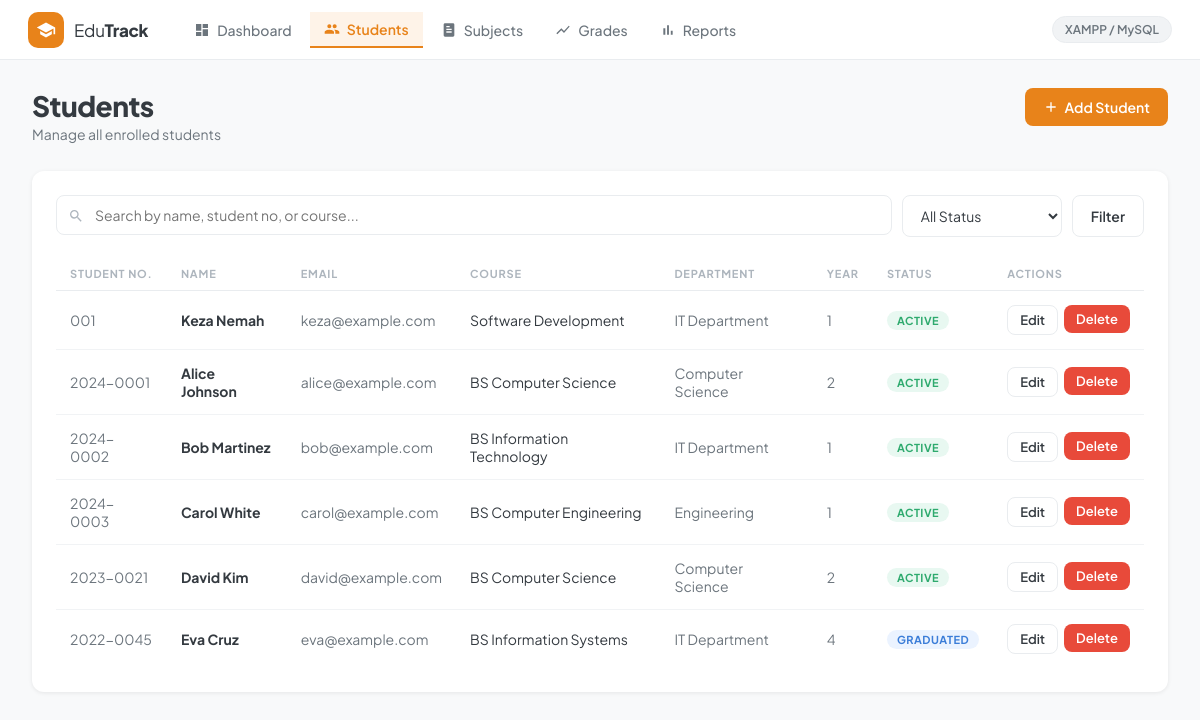
The app's page /pages/students.php with its own data.
### tables this page shows
CREATE TABLE IF NOT EXISTS students (
    id INT AUTO_INCREMENT PRIMARY KEY,
    student_no VARCHAR(20) UNIQUE NOT NULL,
    name VARCHAR(100) NOT NULL,
    email VARCHAR(100) UNIQUE NOT NULL,
    course VARCHAR(100) NOT NULL,
    department VARCHAR(100),
    year_level INT DEFAULT 1,
    status ENUM('active', 'inactive', 'graduated') DEFAULT 'active',
    enrolled_date DATE DEFAULT (CURRENT_DATE),
    created_at TIMESTAMP DEFAULT CURRENT_TIMESTAMP
);

### pages/students.php (the view, shortened to what this page needs)
<?php
$conn = getConnection();
$search = trim($_GET['search'] ?? '');
$sql = "SELECT * FROM students WHERE 1=1";
$sql .= " ORDER BY created_at DESC";
$students = $conn->query($sql);
include '../includes/header.php';
?>
<div class="page-header">
    <div>
        <h1>Students</h1>
        <p>Manage all enrolled students</p>
    </div>
    <button class="btn btn-primary" onclick="document.getElementById('addModal').classList.add('open')">
        <svg width="16" height="16" viewBox="0 0 24 24" fill="currentColor"><path d="M19 13h-6v6h-2v-6H5v-2h6V5h2v6h6v2z"/></svg>
        Add Student
    </button>
</div>
<div class="card">
    <form method="GET" class="search-bar" style="margin-bottom:20px">
        <div class="search-input-wrap">
            <svg width="16" height="16" viewBox="0 0 24 24" fill="currentColor"><path d="M15.5 14h-.79l-.28-.27A6.471 6.471 0 0 0 16 9.5 6.5 6.5 0 1 0 9.5 16c1.61 0 3.09-.59 4.23-1.57l.27.28v.79l5 4.99L20.49 19l-4.99-5zm-6 0C7.01 14 5 11.99 5 9.5S7.01 5 9.5 5 14 7.01 14 9.5 11.99 14 9.5 14z"/></svg>
            <input type="text" name="search" placeholder="Search by name, student no, or course..." value="<?= htmlspecialchars($search) ?>">
        </div>
        <select name="status" style="width:160px">
            <option value="">All Status</option>
        </select>
        <button type="submit" class="btn btn-secondary">Filter</button>
    </form>
    <div class="table-wrapper">
        <table>
            <thead>
                <tr>
                    <th>Student No.</th>
                    <th>Name</th>
                    <th>Email</th>
                    <th>Course</th>
                    <th>Department</th>
                    <th>Year</th>
                    <th>Status</th>
                    <th>Actions</th>
                </tr>
            </thead>
            <tbody>
                <?php if ($students->num_rows === 0): ?>
                <tr><td colspan="8">
                    <div class="empty-state">
                        <svg width="40" height="40" viewBox="0 0 24 24" fill="currentColor"><path d="M16 11c1.66 0 2.99-1.34 2.99-3S17.66 5 16 5c-1.66 0-3 1.34-3 3s1.34 3 3 3zm-8 0c1.66 0 2.99-1.34 2.99-3S9.66 5 8 5C6.34 5 5 6.34 5 8s1.34 3 3 3z"/></svg>
                        <p>No students found.</p>
                    </div>
                </td></tr>
                <?php else: ?>
                <?php while ($s = $students->fetch_assoc()): ?>
                <tr>
                    <td class="td-light"><?= htmlspecialchars($s['student_no']) ?></td>
                    <td class="td-name"><?= htmlspecialchars($s['name']) ?></td>
                    <td class="td-light"><?= htmlspecialchars($s['email']) ?></td>
                    <td><?= htmlspecialchars($s['course']) ?></td>
                    <td class="td-light"><?= htmlspecialchars($s['department']) ?></td>
                    <td class="td-light"><?= $s['year_level'] ?></td>
                    <td><span class="badge badge-<?= $s['status'] ?>"><?= strtoupper($s['status']) ?></span></td>
                    <td>
                        <div class="action-btns">
                            <button class="btn btn-secondary btn-sm" onclick="openEdit(<?= htmlspecialchars(json_encode($s)) ?>)">Edit</button>
                            <form method="POST" style="display:inline" onsubmit="return confirm('Delete this student?')">
                                <button type="submit" class="btn btn-danger btn-sm">Delete</button>
                            </form>
                        </div>
                    </td>
                </tr>
                <?php endwhile; ?>
                <?php endif; ?>
            </tbody>
        </table>
    </div>
</div>
<?php
include '../includes/footer.php';
?>

### assets/css/style.css (style rules this page uses)
*, *::before, *::after { box-sizing: border-box; margin: 0; padding: 0; }
:root { --orange: #E8831A; --orange-light: #FEF3E8; --blue: #3B7DD8; --blue-light: #EBF3FF; --green: #2EAA6E; --green-light: #E8F8F1; --red: #E84A3A; --gray-50: #F8F9FA; --gray-100: #F1F3F5; --gray-200: #E9ECEF; --gray-400: #ADB5BD; --gray-600: #6C757D; --gray-800: #343A40; --white: #FFFFFF; --shadow-sm: 0 1px 4px rgba(0,0,0,0.08); --shadow-md: 0 4px 16px rgba(0,0,0,0.10); --radius: 12px; --radius-sm: 8px; font-family: 'Plus Jakarta Sans', sans-serif; }
body { background: var(--gray-50); color: var(--gray-800); min-height: 100vh; }
.page-header { display: flex; align-items: flex-start; justify-content: space-between; margin-bottom: 28px; }
.page-header h1 { font-size: 28px; font-weight: 800; color: var(--gray-800); letter-spacing: -0.5px; }
.page-header p { color: var(--gray-600); font-size: 14px; margin-top: 2px; }
.btn { display: inline-flex; align-items: center; gap: 6px; padding: 10px 18px; border-radius: var(--radius-sm); font-size: 14px; font-weight: 600; cursor: pointer; border: none; text-decoration: none; transition: all 0.15s; font-family: inherit; }
.btn-primary { background: var(--orange); color: white; }
.btn-secondary { background: white; color: var(--gray-800); border: 1px solid var(--gray-200); }
.btn-danger { background: var(--red); color: white; }
.btn-sm { padding: 6px 12px; font-size: 13px; }
.card { background: white; border-radius: var(--radius); box-shadow: var(--shadow-sm); padding: 24px; }
.table-wrapper { overflow-x: auto; }
table { width: 100%; border-collapse: collapse; font-size: 14px; }
thead th { padding: 10px 14px; text-align: left; font-size: 11px; font-weight: 700; letter-spacing: 0.8px; text-transform: uppercase; color: var(--gray-400); border-bottom: 1px solid var(--gray-200); }
tbody td { padding: 14px; border-bottom: 1px solid var(--gray-100); vertical-align: middle; }
tbody tr:last-child td { border-bottom: none; }
.td-name { font-weight: 700; color: var(--gray-800); }
.td-light { color: var(--gray-600); }
.badge { display: inline-flex; align-items: center; padding: 3px 10px; border-radius: 20px; font-size: 11px; font-weight: 700; letter-spacing: 0.5px; text-transform: uppercase; }
.badge-active { background: var(--green-light); color: var(--green); }
.badge-graduated { background: var(--blue-light); color: var(--blue); }
input, select, textarea { padding: 10px 14px; border: 1px solid var(--gray-200); border-radius: var(--radius-sm); font-size: 14px; font-family: inherit; color: var(--gray-800); transition: border-color 0.15s; background: white; }
.search-bar { display: flex; gap: 10px; margin-bottom: 20px; }
.search-input-wrap { position: relative; flex: 1; }
.search-input-wrap svg { position: absolute; left: 12px; top: 50%; transform: translateY(-50%); color: var(--gray-400); }
.search-input-wrap input { padding-left: 38px; width: 100%; }
.action-btns { display: flex; gap: 6px; }

### records on screen
students: student_no "001", name "Keza Nemah", email "keza@example.com", course "Software Development", department "IT Department", year_level "1", status "ACTIVE"
students: student_no "2024-0001", name "Alice Johnson", email "alice@example.com", course "BS Computer Science", department "Computer Science", year_level "2", status "ACTIVE"
students: student_no "2024-0002", name "Bob Martinez", email "bob@example.com", course "BS Information Technology", department "IT Department", year_level "1", status "ACTIVE"
students: student_no "2024-0003", name "Carol White", email "carol@example.com", course "BS Computer Engineering", department "Engineering", year_level "1", status "ACTIVE"
students: student_no "2023-0021", name "David Kim", email "david@example.com", course "BS Computer Science", department "Computer Science", year_level "2", status "ACTIVE"
students: student_no "2022-0045", name "Eva Cruz", email "eva@example.com", course "BS Information Systems", department "IT Department", year_level "4", status "GRADUATED"
